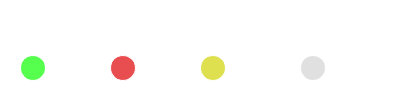
     <widget class="QFrame" name="deskripsi_frame">
      <property name="geometry">
       <rect>
        <x>14</x>
        <y>600</y>
        <width>414</width>
        <height>99</height>
       </rect>
      </property>
      <property name="styleSheet">
       <string notr="true">border-radius: 15px;
background-color: rgba(255, 255, 255, 86);</string>
      </property>
      <property name="frameShape">
       <enum>QFrame::StyledPanel</enum>
      </property>
      <property name="frameShadow">
       <enum>QFrame::Raised</enum>
      </property>
      <widget class="QLabel" name="description_label">
       <property name="geometry">
        <rect>
         <x>20</x>
         <y>10</y>
         <width>135</width>
         <height>20</height>
        </rect>
       </property>
       <property name="font">
        <font>
         <family>Cambria</family>
         <pointsize>11</pointsize>
         <weight>75</weight>
         <bold>true</bold>
        </font>
       </property>
       <property name="styleSheet">
        <string notr="true">background-color: rgba(255, 255, 255, 0);
color: rgb(255, 255, 255);</string>
       </property>
       <property name="text">
        <string>Color Description :</string>
       </property>
      </widget>
      <widget class="QFrame" name="green_circle_frame">
       <property name="geometry">
        <rect>
         <x>20</x>
         <y>55</y>
         <width>26</width>
         <height>26</height>
        </rect>
       </property>
       <property name="styleSheet">
        <string notr="true">background-color: rgba(13, 255, 0, 178);
border: 1px solid rgb(255, 255, 255);
border-radius: 13px;</string>
       </property>
       <property name="frameShape">
        <enum>QFrame::StyledPanel</enum>
       </property>
       <property name="frameShadow">
        <enum>QFrame::Raised</enum>
       </property>
      </widget>
      <widget class="QFrame" name="red_circle_frame">
       <property name="geometry">
        <rect>
         <x>110</x>
         <y>55</y>
         <width>26</width>
         <height>26</height>
        </rect>
       </property>
       <property name="styleSheet">
        <string notr="true">background-color: rgba(222, 0, 4, 178);
border: 1px solid rgb(255, 255, 255);
border-radius: 13px;</string>
       </property>
       <property name="frameShape">
        <enum>QFrame::StyledPanel</enum>
       </property>
       <property name="frameShadow">
        <enum>QFrame::Raised</enum>
       </property>
      </widget>
      <widget class="QFrame" name="yellow_circle_frame">
       <property name="geometry">
        <rect>
         <x>200</x>
         <y>55</y>
         <width>26</width>
         <height>26</height>
        </rect>
       </property>
       <property name="styleSheet">
        <string notr="true">background-color: rgba(208, 211, 4, 178);
border: 1px solid rgb(255, 255, 255);
border-radius: 13px;</string>
       </property>
       <property name="frameShape">
        <enum>QFrame::StyledPanel</enum>
       </property>
       <property name="frameShadow">
        <enum>QFrame::Raised</enum>
       </property>
      </widget>
      <widget class="QFrame" name="grey_circle_frame">
       <property name="geometry">
        <rect>
         <x>300</x>
         <y>55</y>
         <width>26</width>
         <height>26</height>
        </rect>
       </property>
       <property name="styleSheet">
        <string notr="true">background-color: rgba(211, 211, 211,178);
border: 1px solid rgb(255, 255, 255);
border-radius: 13px;</string>
       </property>
       <property name="frameShape">
        <enum>QFrame::StyledPanel</enum>
       </property>
       <property name="frameShadow">
        <enum>QFrame::Raised</enum>
       </property>
      </widget>
      <widget class="QLabel" name="green_circle_label">
       <property name="geometry">
        <rect>
         <x>50</x>
         <y>57</y>
         <width>35</width>
         <height>20</height>
        </rect>
       </property>
       <property name="font">
        <font>
         <family>Cambria</family>
         <pointsize>8</pointsize>
         <weight>75</weight>
         <italic>true</italic>
         <bold>true</bold>
        </font>
       </property>
       <property name="styleSheet">
        <string notr="true">background-color: rgba(255, 255, 255, 0);
color: rgb(255, 255, 255);</string>
       </property>
       <property name="text">
        <string>Ready</string>
       </property>
      </widget>
      <widget class="QLabel" name="red_circle_label">
       <property name="geometry">
        <rect>
         <x>140</x>
         <y>57</y>
         <width>35</width>
         <height>20</height>
        </rect>
       </property>
       <property name="font">
        <font>
         <family>Cambria</family>
         <pointsize>8</pointsize>
         <weight>75</weight>
         <italic>true</italic>
         <bold>true</bold>
        </font>
       </property>
       <property name="styleSheet">
        <string notr="true">background-color: rgba(255, 255, 255, 0);
color: rgb(255, 255, 255);</string>
       </property>
       <property name="text">
        <string>In Call</string>
       </property>
      </widget>
      <widget class="QLabel" name="yellow_circle_label_2">
       <property name="geometry">
        <rect>
         <x>230</x>
         <y>57</y>
         <width>60</width>
         <height>20</height>
        </rect>
       </property>
       <property name="font">
        <font>
         <family>Cambria</family>
         <pointsize>8</pointsize>
         <weight>75</weight>
         <italic>true</italic>
         <bold>true</bold>
        </font>
       </property>
       <property name="styleSheet">
        <string notr="true">background-color: rgba(255, 255, 255, 0);
color: rgb(255, 255, 255);</string>
       </property>
       <property name="text">
        <string>Not Release</string>
       </property>
      </widget>
      <widget class="QLabel" name="grey_circle_label_2">
       <property name="geometry">
        <rect>
         <x>330</x>
         <y>57</y>
         <width>35</width>
         <height>20</height>
        </rect>
       </property>
       <property name="font">
        <font>
         <family>Cambria</family>
         <pointsize>8</pointsize>
         <weight>75</weight>
         <italic>true</italic>
         <bold>true</bold>
        </font>
       </property>
       <property name="styleSheet">
        <string notr="true">background-color: rgba(255, 255, 255, 0);
color: rgb(255, 255, 255);</string>
       </property>
       <property name="text">
        <string>Offline</string>
       </property>
      </widget>
     </widget>
